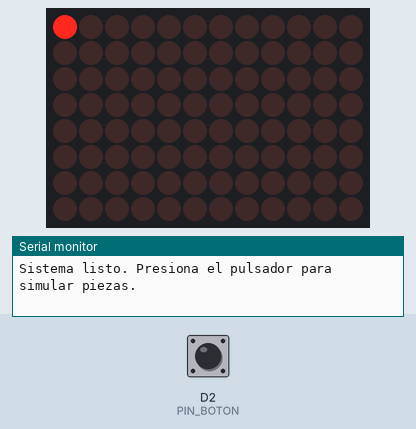
Recording of a sketch running on a simulated Arduino Uno R4 WiFi. On the bench: 12×8 LED matrix, the last lines printed to the serial monitor. The test bench sets the inputs (shaded band); at power-on: D2 (PIN_BOTON) HIGH.

Above: at 1.06 s.
At 2.26 s:
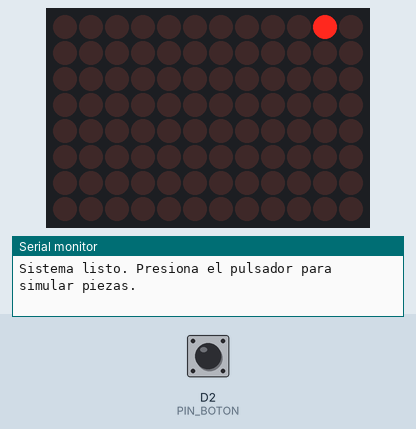
2.3 s: D2 (PIN_BOTON) pulled LOW for 0.15 s
At 2.38 s:
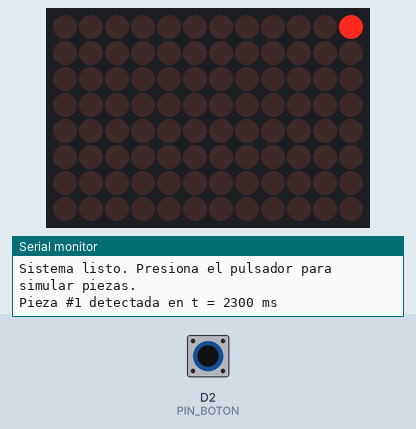

The sketch:

Buffers.ino
```cpp
/*
  PRÁCTICA: Interrupciones externas + Buffer circular + Animación no bloqueante
  Arduino UNO R4 WiFi (matriz LED integrada)

  Simula una banda transportadora: cada vez que se presiona el pulsador
  (el "sensor de piezas"), se debe anotar el evento SIN perder ninguno,
  mientras el Arduino sigue animando la matriz de LEDs sin detenerse.

  Conexión del pulsador:
    - Un extremo del botón al pin 2
    - El otro extremo a GND
    - Usamos INPUT_PULLUP, así que en reposo el pin está en HIGH
      y al presionar cae a LOW -> disparamos con FALLING.
*/

#include "Arduino_LED_Matrix.h"

ArduinoLEDMatrix matrix;

// ---------- Configuración del pulsador / interrupción ----------
const uint8_t PIN_BOTON = 2;
const unsigned long DEBOUNCE_US = 50000UL;   // 50 ms en microsegundos

// ---------- "Libreta circular" (buffer circular) ----------
// Guardamos el instante (millis) en que ocurrió cada evento.
const uint8_t TAM_BUFFER = 16;               // tamaño fijo de la libreta
volatile unsigned long bufferEventos[TAM_BUFFER];

// TRUCO CLAVE para no confundir "lleno" con "vacío":
// en vez de mover un puntero circular que puede dar la vuelta y coincidir
// consigo mismo, usamos dos CONTADORES que solo avanzan hacia adelante
// (nunca se resetean). La posición real en el arreglo se obtiene con % TAM_BUFFER.
//   - escritos: cuántos eventos ha anotado la interrupción en total
//   - leidos:   cuántos eventos ha procesado ya el loop()
// Así:
//   escritos == leidos           -> no hay nada nuevo que leer
//   escritos - leidos == TAM_BUFFER -> la libreta está llena (se sobrescribirá lo viejo)
volatile uint16_t escritos = 0;   // solo lo toca la interrupción
uint16_t leidos = 0;              // solo lo toca el loop()

volatile unsigned long ultimoTiempoValido = 0; // para el filtro de rebote

unsigned long piezasContadas = 0;
uint16_t overflowsDetectados = 0;

// ---------- Rutina de interrupción (ISR) ----------
// Debe ser MUY rápida: nada de Serial.print, nada de delay(), nada de cálculos pesados.
void piezaDetectada() {
  unsigned long ahora = micros();

  // Filtro de rebote adaptado a interrupciones: si no ha pasado suficiente
  // tiempo desde el último evento válido, ignoramos este "brinco" del botón.
  if (ahora - ultimoTiempoValido < DEBOUNCE_US) {
    return;
  }
  ultimoTiempoValido = ahora;

  // Anotar en el siguiente lugar libre de la libreta circular
  bufferEventos[escritos % TAM_BUFFER] = millis();
  escritos++; // avanzar el marcador de escritura (nunca se reinicia)
}

// ---------- Animación no bloqueante de la matriz ----------
// Un punto que recorre las 12 columnas, fila por fila, sin usar delay().
uint8_t frame[8][12];
uint8_t filaAnim = 0;
uint8_t colAnim = 0;
unsigned long ultimoPasoAnim = 0;
const unsigned long INTERVALO_ANIM_MS = 120;

void actualizarAnimacion() {
  unsigned long ahora = millis();
  if (ahora - ultimoPasoAnim < INTERVALO_ANIM_MS) {
    return; // aún no toca avanzar el siguiente cuadro
  }
  ultimoPasoAnim = ahora;

  // Apagar todo el cuadro
  for (uint8_t f = 0; f < 8; f++) {
    for (uint8_t c = 0; c < 12; c++) {
      frame[f][c] = 0;
    }
  }

  // Encender el pixel actual y dibujar el frame
  frame[filaAnim][colAnim] = 1;
  matrix.renderBitmap(frame, 8, 12);

  // Avanzar a la siguiente posición (serpenteando por la matriz)
  colAnim++;
  if (colAnim >= 12) {
    colAnim = 0;
    filaAnim = (filaAnim + 1) % 8;
  }
}

void setup() {
  Serial.begin(9600);
  // Espera breve opcional para ver los primeros mensajes en el monitor serie
  delay(1000);

  matrix.begin();

  pinMode(PIN_BOTON, INPUT_PULLUP);
  attachInterrupt(digitalPinToInterrupt(PIN_BOTON), piezaDetectada, FALLING);

  Serial.println("Sistema listo. Presiona el pulsador para simular piezas.");
}

void loop() {
  // 1) La animación NUNCA se detiene, sin importar lo que pase con el botón.
  actualizarAnimacion();

  // 2) Leer de forma segura cuántos eventos hay pendientes.
  //    Deshabilitamos interrupciones solo un instante brevísimo para
  //    copiar el contador 'escritos' sin riesgo de que cambie a la mitad.
  noInterrupts();
  uint16_t escritosSnapshot = escritos;
  interrupts();

  // Detectar si hubo overflow (se llenó la libreta antes de leerla)
  if ((uint16_t)(escritosSnapshot - leidos) > TAM_BUFFER) {
    overflowsDetectados++;
    // Si se desbordó, saltamos leidos hasta el dato más antiguo aún válido
    leidos = escritosSnapshot - TAM_BUFFER;
    Serial.println("¡Atención! Se perdieron eventos por desbordamiento del buffer.");
  }

  // 3) Procesar uno por uno todos los eventos nuevos sin bloquear la animación.
  while (leidos != escritosSnapshot) {
    unsigned long tiempoEvento = bufferEventos[leidos % TAM_BUFFER];
    leidos++;
    piezasContadas++;

    Serial.print("Pieza #");
    Serial.print(piezasContadas);
    Serial.print(" detectada en t = ");
    Serial.print(tiempoEvento);
    Serial.println(" ms");
  }
}
```
